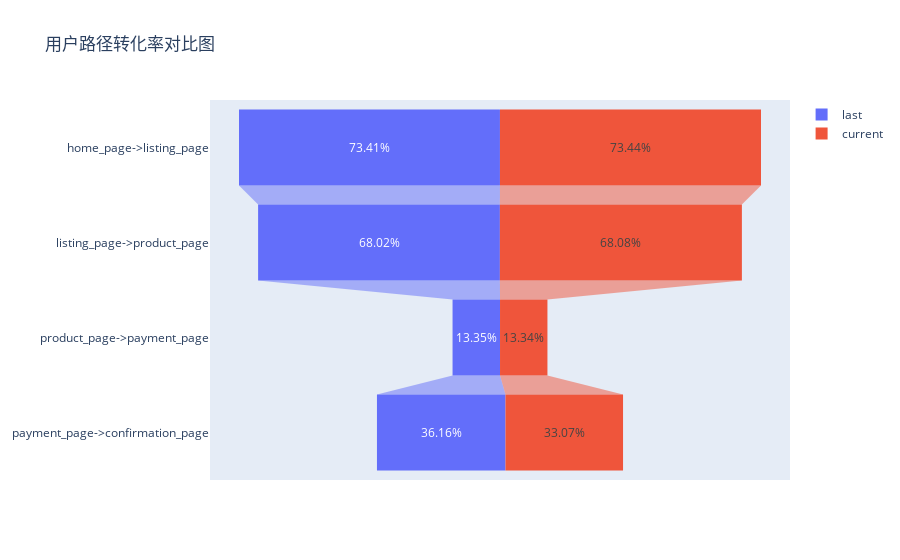

Notebook cell for this chart:
### Code cell
#路径转化率
last_count = users_last.iloc[:, -6:-1].sum()
current_count = users_current.iloc[:, -6:-1].sum()
last_count = round(last_count.shift(-1)/last_count*100, 2)
current_count = round(current_count.shift(-1)/current_count*100, 2)
idx_lst = current_count.index.tolist()

idx = []
for x, y in zip(idx_lst, idx_lst[1:]):
    idx.append("{}->{}".format(x, y))

#import plotly.plotly as py
#from plotly.offline import init_notebook_mode, iplot
#init_notebook_mode(connected=True)
import plotly.graph_objs as go

fig = go.Figure()
fig.add_trace(go.Funnel(name='last', y=idx, x=last_count, texttemplate="%{x}%"))
fig.add_trace(go.Funnel(name='current', y=idx, x=current_count, texttemplate="%{x}%"))
fig.update_layout(title = '用户路径转化率对比图', dragmode=False)
fig.show(config={'displayModeBar': False})


#从路径转化率我们可以发现
#home_page->listing_page,以及listing_page->product_page的路径转化率都比较高
#但product_page -> payment_page转换率仅有13.35%，这个环节有较大的提升
#今年与去年相比，前几个路径的转化率基本一致且今年略高于去年，但最终付款环节今年却比去年少了3%。

### Figure 1 — Plotly figure (JSON) as saved in the notebook; plotly's stock layout.template omitted (floating-point values rounded to 4 significant figures)
{"data": [{"name": "last", "texttemplate": "%{x}%", "type": "funnel", "x": [73.41, 68.02, 13.35, 36.16, null], "y": ["home_page->listing_page", "listing_page->product_page", "product_page->payment_page", "payment_page->confirmation_page"]}, {"name": "current", "texttemplate": "%{x}%", "type": "funnel", "x": [73.44, 68.08, 13.34, 33.07, null], "y": ["home_page->listing_page", "listing_page->product_page", "product_page->payment_page", "payment_page->confirmation_page"]}], "layout": {"dragmode": false, "title": {"text": "用户路径转化率对比图"}}}
